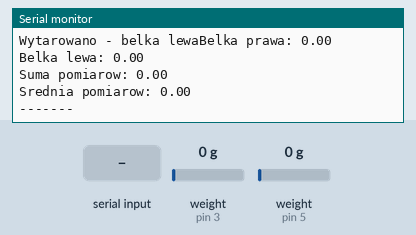
The sketch below on a simulated Arduino Uno, built with avr-gcc and run on an emulated ATmega328P. Parts: the last lines printed to the serial monitor. The inputs (shaded band) are chosen by the test bench; at power-on: weight on the scale (sensors on pin 3, pin 5) 0 g.

Above: at 4.2 s.
4.3 s: "f" received over Serial
At 4.76 s:
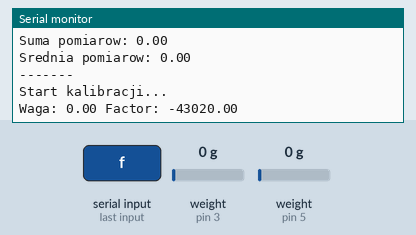
6.0 s: weight on the scale (sensor on pin 3) set to 100 g
At 6.02 s:
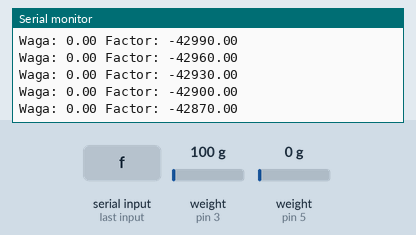
7.5 s: weight on the scale (sensor on pin 5) set to 100 g
At 7.53 s:
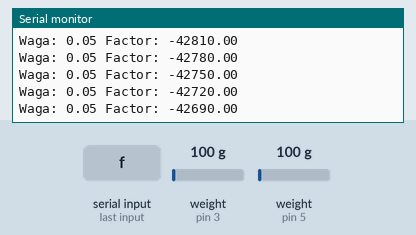
9.0 s: weight on the scale (sensor on pin 3) set to 1250 g
At 9.03 s:
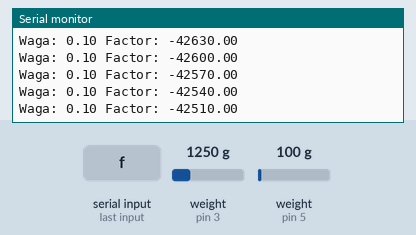
10.5 s: weight on the scale (sensor on pin 5) set to 1250 g
At 10.54 s:
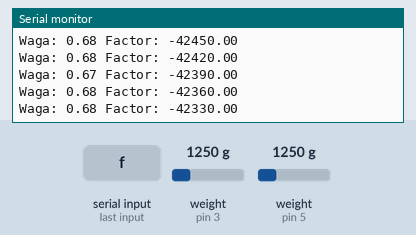
Timing chart, 0 to 13.5 s (numbered marks = the images above; inputs shaded):
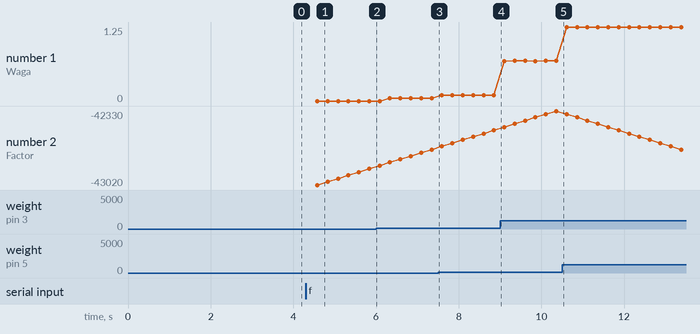

The sketch:

scale_prototype.ino
```cpp
#include "HX711.h"

#define DOUT2 5
#define CLK2 4
#define DOUT  3
#define CLK  2

HX711 scale;
HX711 scale2;

float tareValue = 1.0;
float calibration_factor = -43050;
//float calibration_factor = -10000;//-7050 worked for my 440lb max scale setup

void setup() {
  Serial.begin(9600);

  scale.begin(DOUT, CLK);
  scale.set_scale(calibration_factor);
  Serial.println("Ustawiono factor - belka lewa");
  delay(500);
  scale.tare();
  Serial.println("Wytarowano - belka lewa");

  scale2.begin(DOUT2, CLK2);
  scale2.set_scale(calibration_factor);
  Serial.println("Ustawiono factor - belka prawa");
  delay(500);
  scale2.tare();
  Serial.print("Wytarowano - belka lewa");

}

void loop() {

  float readKg = scale.get_units(2);
  float readKg2 = scale2.get_units(2);

  Serial.print("Belka prawa: ");
  Serial.println(readKg2);

  Serial.print("Belka lewa: ");
  Serial.println(readKg);

  Serial.print("Suma pomiarow: ");
  Serial.println(readKg + readKg2);

  Serial.print("Srednia pomiarow: ");
  Serial.println((readKg + readKg2) / 2 );
  Serial.println("-------");

  if(Serial.available()) {
    char temp = Serial.read();
    if(temp == 'f') {
      findRightFactor();
    } else if (temp == 't') {
      scale.tare();
      scale2.tare();
    }
  }

  delay(500);
}

void findRightFactor() {
  Serial.println("Start kalibracji...");
  bool isCorrect = false;

  while(isCorrect != true) {
    float readKg = scale.get_units(1);
    float readKg2 = scale2.get_units(1);

//    Serial.print("Belka lewa:\t");
//    Serial.print(readKg);
//    Serial.print("\tBelka prawa:\t");
//    Serial.print(readKg2);

    float average = (readKg + readKg2) / 2;

    if(average == tareValue) {

      Serial.print("Ustawiono! -->");
      Serial.print("Zapisana kalibracja: ");
      Serial.println(calibration_factor);

      isCorrect = true;
      delay(5000);
      break;
    }

    int diffValue = 30;

    if (average < tareValue) {
      calibration_factor = calibration_factor + diffValue;
    } else {
      calibration_factor = calibration_factor - diffValue;
    }


    scale.set_scale(calibration_factor);
    scale2.set_scale(calibration_factor);

    Serial.print("Waga: ");
    Serial.print(average);
    Serial.print(" Factor: ");
    Serial.println(calibration_factor);
    delay(50);

//    Serial.print("[Zmiana kalibracji] Aktualna kalibracja: ");
//    Serial.println(calibration_factor);
  }
}
```

Measured:
- after the input at 4.3 s, the serial monitor: prints a new line after 0.12 s (image 1)
- plotted number 1: 0 → 0.05 after the input at 6.0 s, 0.05 → 0.1 after the input at 7.5 s, 0.1 → 0.68 after the input at 9.0 s, 0.68 → 1.25 after the input at 10.5 s
- plotted number 2: -42330 → -42900 after the input at 10.5 s
